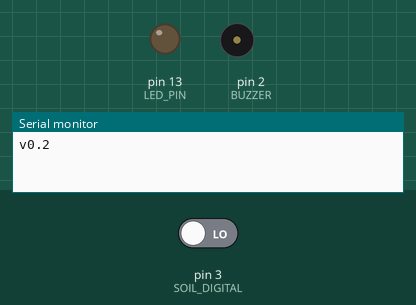
Recording of a sketch running on a simulated Arduino Uno, built with avr-gcc and run on an emulated ATmega328P. Parts: output pins drawn as LEDs (lit = HIGH), buzzer (waves = sounding), the last lines printed to the serial monitor. The test bench sets the inputs (shaded band); at power-on: pin 3 (SOIL_DIGITAL) LOW. Sleep ends after the set time or at an interrupt; pins used as bus, display or sensor lines are not drawn.

Above: at 2.5 s.
At 3.7 s:
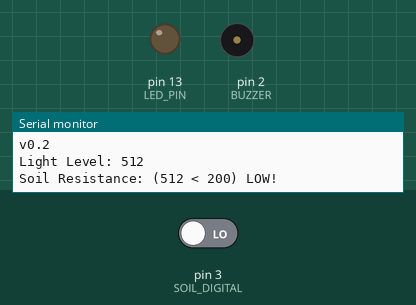
Timing chart, 0 to 4.5 s (numbered marks = the images above):
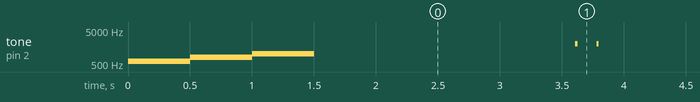

The sketch:

FlowerWateringAlarm.ino
```cpp
// Example of sleeping and saving power
//
// Author: Nick Gammon
// Date:   25 May 2011

#include <avr/sleep.h>
#include <avr/wdt.h>
#include <EEPROM.h>

#define LED_PIN 13
#define BUZZER 2
#define SOIL_ANALOG A0
#define SOIL_DIGITAL 3
#define POWER_OUT 4
#define LIGHT_PIN A1

#define VERSION "v0.2"
#define SLEEP_MINUTES 5
#define SOIL_RESISTANCE_THRESHOLD_DEFAULT_VALUE 200
#define SOIL_RESISTANCE_THRESHOLD_EEPROM_ADDRESS 0

int soil_resistance_threshold;

int addr = 0;
byte value;


// watchdog interrupt
ISR(WDT_vect)
  {
  wdt_disable();  // disable watchdog
  }

void myWatchdogEnable(const byte interval)
  {
  MCUSR = 0;                          // reset various flags
  WDTCSR |= 0b00011000;               // see docs, set WDCE, WDE
  WDTCSR =  0b01000000 | interval;    // set WDIE, and appropriate delay

  wdt_reset();
  set_sleep_mode (SLEEP_MODE_PWR_DOWN);
  sleep_mode();            // now goes to Sleep and waits for the interrupt
  }

void setup()
{
  Serial.begin(115200);              //  setup serial
  Serial.println(VERSION);
  pinMode(LED_PIN, OUTPUT);
  pinMode(LIGHT_PIN, INPUT);
  pinMode(SOIL_ANALOG, INPUT);
  pinMode(SOIL_DIGITAL, INPUT);
  pinMode(POWER_OUT, OUTPUT);

  beep(600,500);
  beep(800,500);
  beep(1000,500);

  /*
  Serial.println("*** Initializing EERPOM with default SOIL_RESISTANCE_THRESHOLD value: " + String(SOIL_RESISTANCE_THRESHOLD_DEFAULT_VALUE));
  EEPROM.write(SOIL_RESISTANCE_THRESHOLD_EEPROM_ADDRESS, SOIL_RESISTANCE_THRESHOLD_DEFAULT_VALUE);
  value = EEPROM.read(SOIL_RESISTANCE_THRESHOLD_EEPROM_ADDRESS);
  Serial.println("Read SOIL_RESISTANCE_THRESHOLD_EEPROM: " + String(value));
  if (value == 0 || value == 255) {
    soil_resistance_threshold =  SOIL_RESISTANCE_THRESHOLD_DEFAULT_VALUE;
    EEPROM.write(SOIL_RESISTANCE_THRESHOLD_EEPROM_ADDRESS, soil_resistance_threshold);
  } else {
    soil_resistance_threshold = value;
  }
  */

  soil_resistance_threshold = SOIL_RESISTANCE_THRESHOLD_DEFAULT_VALUE;

}  // end of setup

void loop()
{
  digitalWrite (LED_PIN, HIGH);  // awake
  blinkLED_PIN();
  //delay (2000);    // ie. do stuff here
  digitalWrite (LED_PIN, LOW);  // asleep

  // turn on sensor's power line
  digitalWrite(POWER_OUT, HIGH);
  delay(3);
  // read the input pin
  int a = analogRead(SOIL_ANALOG);
  int b = digitalRead(SOIL_DIGITAL);
  int light_level = analogRead(LIGHT_PIN);
  // turn off sensor's power line
  digitalWrite(POWER_OUT, LOW);

  // debug value
  Serial.print("Light Level: ");
  Serial.println(light_level);

  Serial.print("Soil Resistance:");
  /*
  //Serial.print(" (DO=");
  Serial.print(b);
  Serial.print(") ");
  */
  Serial.print(" (");
  Serial.print(a);
  Serial.print(" < ");
  Serial.print(soil_resistance_threshold);
  Serial.print(") ");
  Serial.print(a < soil_resistance_threshold ? "OK" : "LOW!");
  Serial.println();

  // signal only in day-light
  // light level > 100 at evening indoor lamp on light
  // light level > 700 at daylight
  if (light_level > 100 && light_level < 755
      && (a >= soil_resistance_threshold || b == HIGH)) {
 /* Soui resistances:
   >160-225d when watered
   355 after > 1 week
 */
    beep(2000,20);
    delay(150);
    beep(2000,20);
  }

  Serial.flush();

  // sleep for a total of 20 seconds
  //myWatchdogEnable (0b100001);  // 8 seconds
  //myWatchdogEnable (0b100001);  // 8 seconds
  //myWatchdogEnable (0b100000);  // 4 seconds
  int k = SLEEP_MINUTES * 60 / 8;
  for (int i=0; i<k; i++) {
    myWatchdogEnable (0b100001);  // 8 seconds
  }

}  // end ofloop

void blinkLED_PIN() {
  digitalWrite(LED_PIN, HIGH);   // turn the LED_PIN on (HIGH is the voltage level)
  delay(2);                       // wait for a second
  digitalWrite(LED_PIN, LOW);    // turn the LED_PIN off by making the voltage LOW
  delay(100);                       // wait for a second
  digitalWrite(LED_PIN, HIGH);   // turn the LED_PIN on (HIGH is the voltage level)
  delay(2);                       // wait for a second
  digitalWrite(LED_PIN, LOW);    // turn the LED_PIN off by making the voltage LOW
  delay(2000);                       // wait for a second
}

void beep(int f, int t) {
  tone(BUZZER, f);
  delay(t);
  noTone(BUZZER);
}

// sleep bit patterns:
//  1 second:  0b000110
//  2 seconds: 0b000111
//  4 seconds: 0b100000
//  8 seconds: 0b100001
```

Measured:
- by itself, tone on pin 2 (BUZZER): plays 600 Hz for 0.50 s, 800 Hz for 0.50 s, 1000 Hz for 0.50 s, 2000 Hz for 0.02 s, 2000 Hz for 0.02 s
